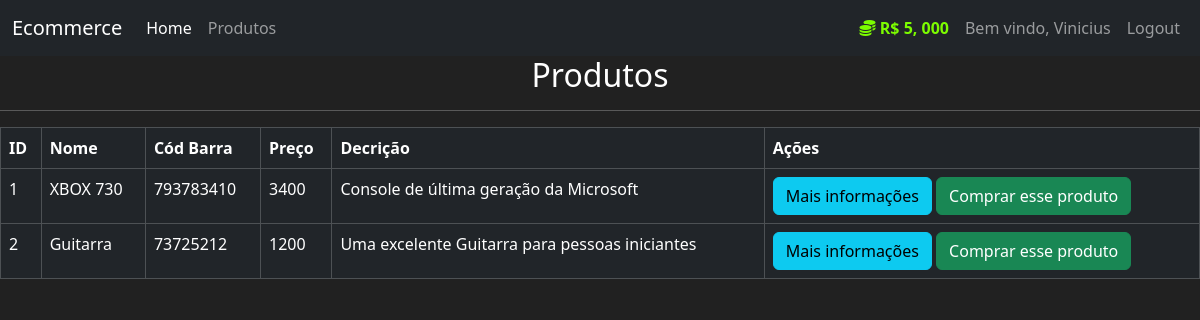
The app's page /produtos (signed in), older data.
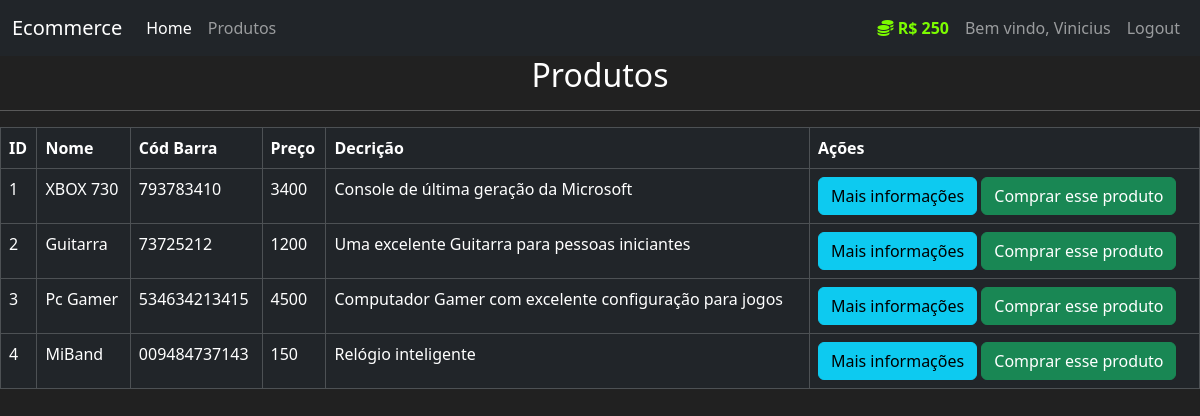
The same page, newer data.
### mercado/models.py (models this page shows, shortened)
class User(db.Model, UserMixin):
    id = db.Column(db.Integer, primary_key=True)
    usuario = db.Column(db.String(length=30), nullable=False, unique=True)
    email = db.Column(db.String(length=50), nullable=False, unique=True)
    senha = db.Column(db.String(length=60), nullable=False, unique=True)
    valor = db.Column(db.Integer, nullable=False, default=5000)
    itens = db.relationship('Item', backref='dono_user', lazy=True)
    @property
    def formataValor(self):
        if len(str(self.valor)) >= 4:
            return f"R$ {str(self.valor) [:-3]}, {str(self.valor)[-3:]}"
        else:
            return f"R$ {self.valor}"
    @property
    def senhacrip(self):
        return self.senhacrip

class Item(db.Model):
    id = db.Column(db.Integer, primary_key=True)
    nome = db.Column(db.String(length=30), nullable=False, unique=True)
    preco = db.Column(db.Integer, nullable=False)
    cod_barra = db.Column(db.String(length=12), nullable=False, unique=True)
    descricao = db.Column(db.String(length=1024), nullable=False, unique=True)
    dono = db.Column(db.Integer, db.ForeignKey('user.id'))

### mercado/routes.py (the view)
@app.route('/produtos')
@login_required
def page_produto():
    itens1 = Item.query.all()
    return render_template("produtos.html", itens=itens1)

### mercado/models.py (called while the page is built)
@login_manager.user_loader
def load_user(user_id):
    return User.query.get(int(user_id))

### mercado/templates/produtos.html (shortened to what this page needs)
{% extends 'base.html' %}
{% block conteudo %}
    <h2 style="text-align: center;">Produtos</h2>
    <hr>
    <table class="table table-hover table-dark table-bordered">
      <thead>
        <tr>
          <th scope="col">ID</th>
          <th scope="col">Nome</th>
          <th scope="col">Cód Barra</th>
          <th scope="col">Preço</th>
          <th scope="col">Decrição</th>
          <th scope="col">Ações</th>
        </tr>
      </thead>
      <tbody>
        {% for item in itens %}
        <tr>
          <td>{{item.id}}</td>
          <td>{{item.nome}}</td>
          <td>{{item.cod_barra}}</td>
          <td>{{item.preco}}</td>
          <td>{{item.descricao}}</td>
          <td>
            <button class="btn btn-outline btn-info">Mais informações</button>
            <button class="btn btn-outline btn-success">Comprar esse produto</button>
          </td>
        </tr>
        {% endfor %}
      </tbody>
    </table>
{% endblock %}

### mercado/templates/base.html (shortened to what this page needs)
<!DOCTYPE html>
<html lang="en">
<head>
    <link rel="stylesheet" href="https://cdn.jsdelivr.net/npm/bootstrap@5.3.3/dist/css/bootstrap.min.css">
</head>
<body>
    <nav class="navbar navbar-expand-lg navbar-dark bg-dark">
  <div class="container-fluid">
    <a class="navbar-brand" href="#">Ecommerce</a>
    <div class="collapse navbar-collapse" id="navbarNavAltMarkup">
      <div class="navbar-nav me-auto">
        <a class="nav-link active" aria-current="page" href="{{url_for('page_home')}}">Home</a>
        <a class="nav-link" href="{{url_for('page_produto')}}">Produtos</a>
      </div>
      {% if current_user.is_authenticated %}
      <div class="navbar-nav ms-auto">
        <a class="nav-link" style="color: lawngreen; font-weight:bold;" >
          <i class="fas fa-coins"></i>
          {{ current_user.formataValor }}
        </a>
        <a class="nav-link">Bem vindo, {{ current_user.usuario }}</a>
        <a class="nav-link" href="{{url_for('page_logout')}}">Logout</a>
      </div>
      {% else %}
      <div class="navbar-nav ms-auto">
        <a class="nav-link" href="{{url_for('page_login')}}">Login</a>
        <a class="nav-link" href="{{url_for('page_cadastro')}}">Cadastro</a>
      </div>
      {% endif %}
    </div>
  </div>
</nav>
    {% block conteudo %}
    {% endblock %}
</body>
</html>

### mercado/templates/base.html (style rules this page uses)
body { background-color: #212121; color: white; }

Row changes from the older to the newer data that the page shows:
changed User "Vinicius": formataValor "R$ 5, 000" → "R$ 250"
added Item: id "3", nome "Pc Gamer", cod_barra "534634213415", preco "4500", descricao "Computador Gamer com excelente configuração para jogos"
added Item: id "4", nome "MiBand", cod_barra "009484737143", preco "150", descricao "Relógio inteligente"
